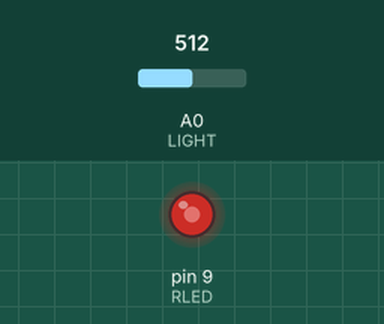
Bench run of a sketch on a simulated Arduino Uno, built with avr-gcc and run on an emulated ATmega328P. On the bench: output pins drawn as LEDs (lit = HIGH). Inputs (shaded band) come from the test bench; at power-on: A0 (LIGHT) = 512. What the sketch prints to the serial monitor is not drawn.

Above: at 1.8 s.
1.9 s: A0 (LIGHT) set to 716
At 3.0 s:
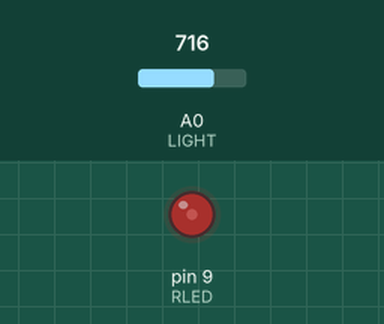
3.5 s: A0 (LIGHT) set to 900
At 4.5 s:
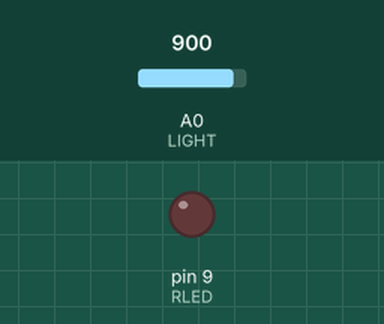
5.5 s: A0 (LIGHT) set to 881
At 7.2 s:
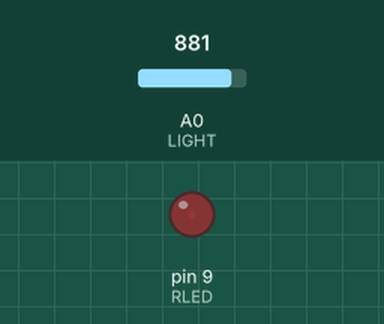
7.5 s: A0 (LIGHT) set to 306
At 8.9 s:
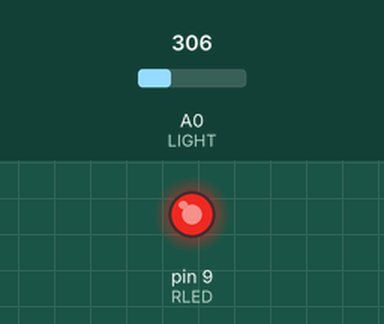
9.5 s: A0 (LIGHT) set to 511
At 10.4 s:
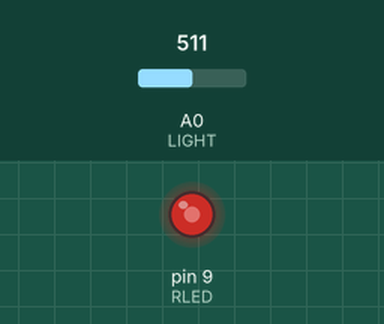
11.5 s: A0 (LIGHT) set to 910
At 13.2 s:
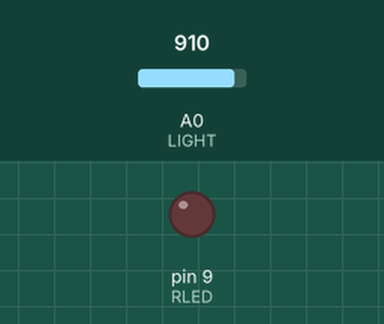
Timing chart, 0 to 14.5 s (numbered marks = the images above; inputs shaded):
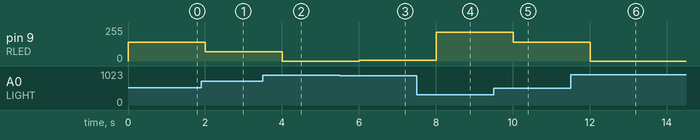

Measured:
- after the input at 1.9 s, pin 9 (RLED): 142/255 → 68/255 after 0.10 s
- after the input at 3.5 s, pin 9 (RLED): 68/255 → 0/255 after 0.50 s
- after the input at 5.5 s, pin 9 (RLED): 0/255 → 7/255 after 0.51 s
- after the input at 7.5 s, pin 9 (RLED): 7/255 → 217/255 after 0.51 s
- after the input at 9.5 s, pin 9 (RLED): 217/255 → 142/255 after 0.51 s
- after the input at 11.5 s, pin 9 (RLED): 142/255 → 0/255 after 0.51 s

The sketch:

photoregister_led.ino
```cpp
const int RLED = 9;
const int LIGHT = 0;
const int MIN_LIGHT = 200;
const int MAX_LIGHT = 900;

int val = 0;

void setup(){
  pinMode(RLED, OUTPUT);
  Serial.begin(9600);
}

void loop(){
  val = analogRead(LIGHT);
  Serial.print("변환 전 : ");
  Serial.println(val);
  // 최소~최대 범위의 값들을 255 ~ 0에 대응시켜줌 (주변이 어두울수록 밝아지는 구조)
  // 하지만 이 경우 최소최대 바깥 범위는 0과 255 사이를 벗어난다는 단점이 있음.
  val = map(val, MIN_LIGHT, MAX_LIGHT, 255, 0);
  // 그 바깥 범위를 constrain 함수가 처리해줌. 예외값은 모두 255 혹은 0에 대응되도록.
  val = constrain(val, 0, 255);
  Serial.print("변환 후 : ");
  Serial.println(val);
  analogWrite(RLED, val);
  delay(1000);
}
```
